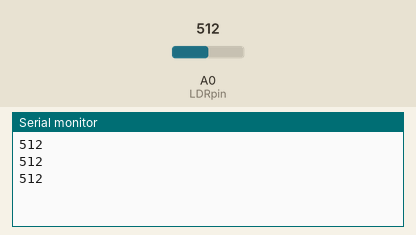
This sketch was run on a simulated ESP8266 (NodeMCU). Parts: the last lines printed to the serial monitor. Inputs (shaded band) come from the test bench; at power-on: A0 (LDRpin) = 512. WiFi joins after 1.5 s; servers stay silent unless stated.

Above: at 1.3 s.
1.4 s: A0 (LDRpin) set to 716
At 1.9 s:
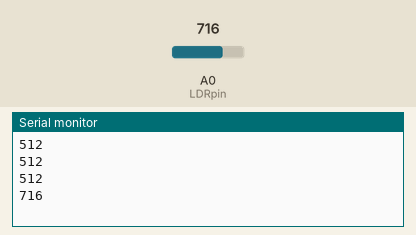
2.9 s: A0 (LDRpin) set to 900
At 3.4 s:
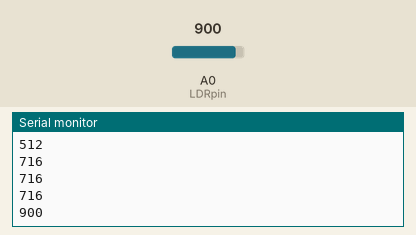
Timing chart, 0 to 5.9 s (numbered marks = the images above; inputs shaded):
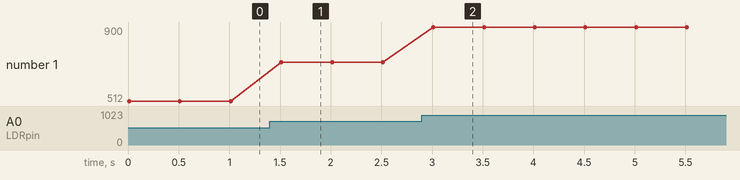

Measured:
- after the input at 1.4 s, the serial monitor: prints a new line after 0.11 s (image 1)
- after the input at 2.9 s, the serial monitor: prints a new line after 0.11 s (image 2)
- plotted number 1: 512 → 716 after the input at 1.4 s, 716 → 900 after the input at 2.9 s

The sketch:

LDR_IoT_test.ino
```cpp
#include <ESP8266WiFi.h>;

#include <WiFiClient.h>;

#include <ThingSpeak.h>;

const char* ssid = "Your Network SSID"; //Your Network SSID

const char* password = "Your Network Password"; //Your Network Password

int val;

int LDRpin = A0; //LDR Pin Connected at A0 Pin


WiFiClient client;

unsigned long myChannelNumber = 849263; //Your Channel Number (Without Brackets)

const char * myWriteAPIKey = "your api key"; //Your Write API Key

void setup()

{

Serial.begin(9600);

delay(10);

// Connect to WiFi network

WiFi.begin(ssid, password);


ThingSpeak.begin(client);

}


void loop()

{

val = analogRead(LDRpin); //Read Analog values and Store in val variable

Serial.println(val); //Print on Serial Monitor

delay(100);

ThingSpeak.writeField(myChannelNumber, 1,val, myWriteAPIKey); //Update in ThingSpeak


delay(100);

}
```
